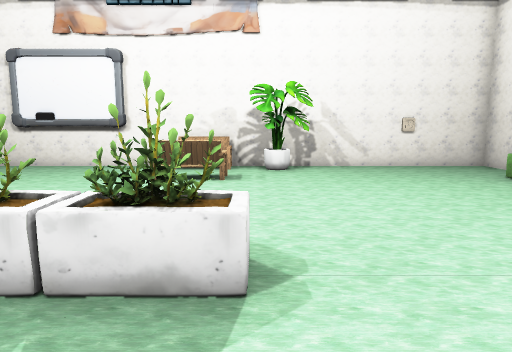
View 1 (above)

12 first-person views from a walk through a 3-D level made in the Godot game engine. The camera is 1.5 m above the floor, tilts 8° down and sees 70° across. The floor is counted in squares, 1 m on a side. Each view is taken from the middle of a square. On the plan, view 1 faces up. The plan holds only what a view shows up to about 16 squares ahead; the rest is blank. Some surface patterns are stand-ins.

View 2
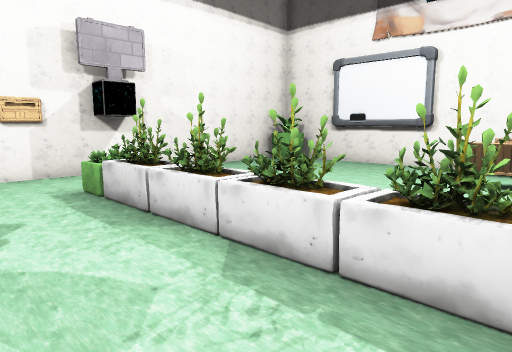

View 3
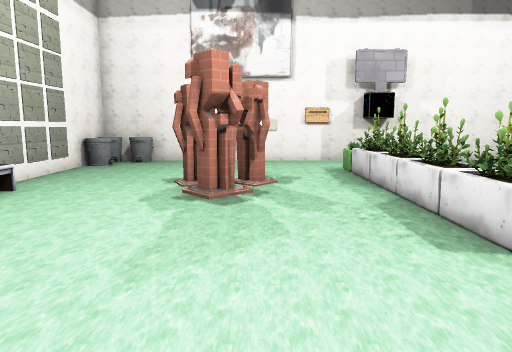

View 4
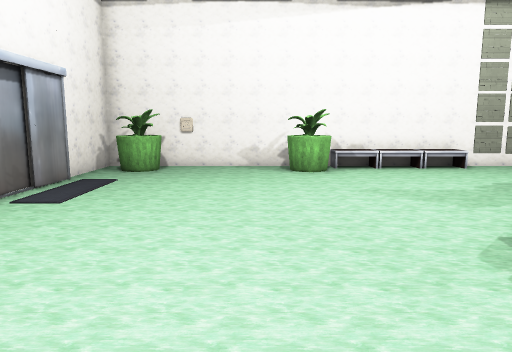

View 5
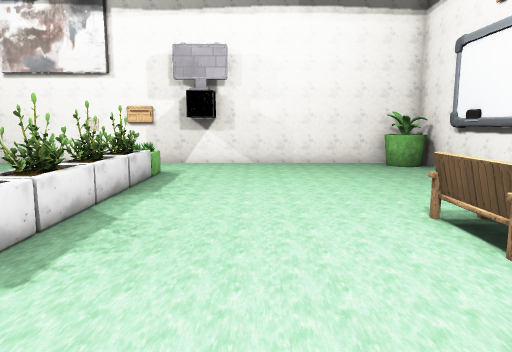

View 6
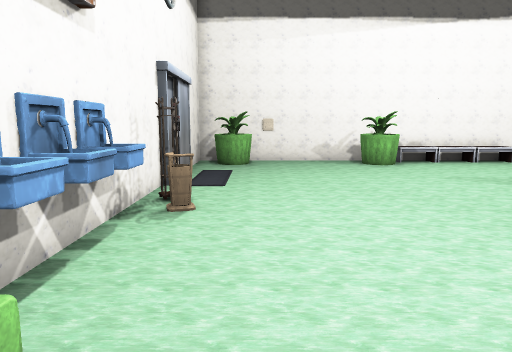

View 7
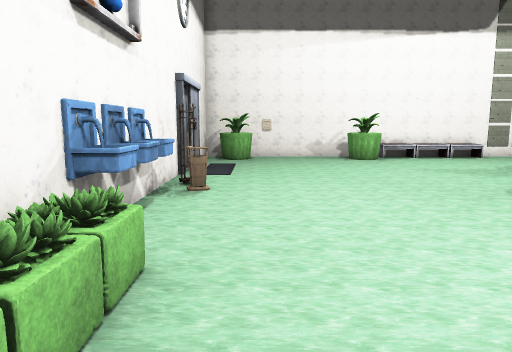

View 8
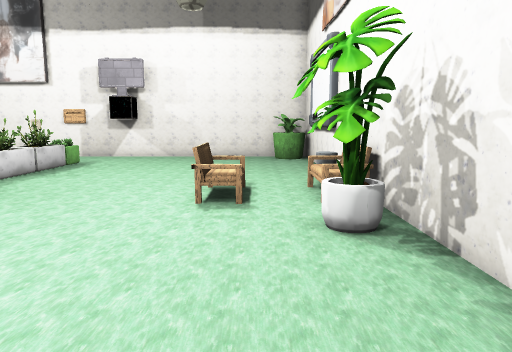

View 9
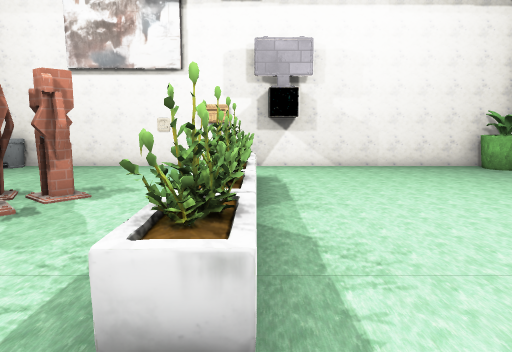

View 10
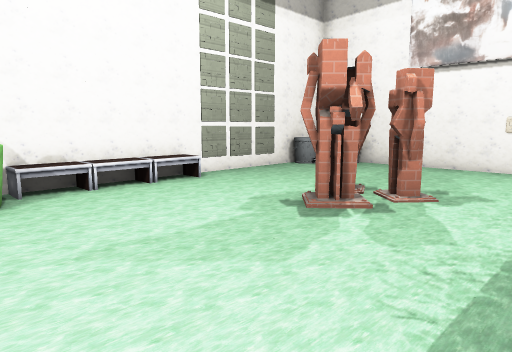

View 11
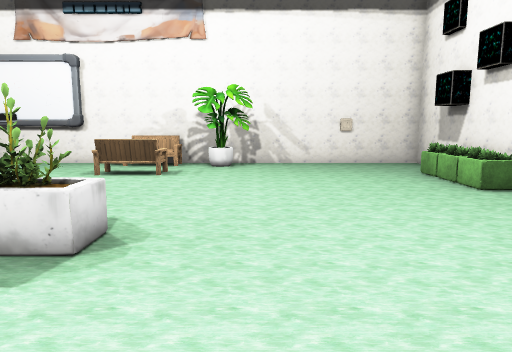

View 12
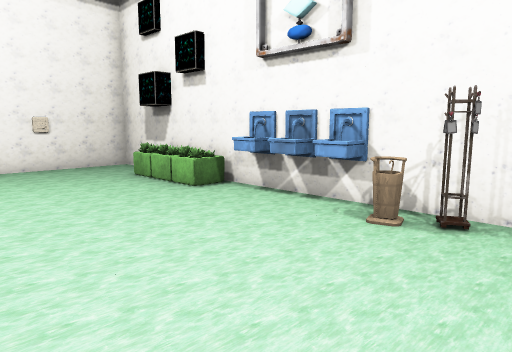

### Floor plan
Points are (right, up) in squares from view 1. A wall is a line through its corners. A room is listed if a view was taken in it or the views show most of it. See-through windows are left out.
Room 1 (views 1, 2, 3, 4, 5, 6, 7, 8, 9, 10, 11, 12)
walls: (-3.8, -0.5) (-3.5, -0.9) (-4.1, -1.4); (-4.2, -0.3) (-3.6, -1); (-3.7, -0.6) (-4.3, -1.1); (-4.9, 0.2) (-5.6, -0.6); (-5.1, 0.4) (-5, -0.1); (-5.1, 0.3) (-5, -0.1); (-5.2, 0.2) (-5.2, -0.3); (-5.4, 0.3) (-5, -0.1); (-3.9, -1) (-3.6, -1.2) (-3.6, -1.4); (-5.6, -0.7) (-5.3, -1.3); (-5.2, -1.5) (-5, -2); (-5, -1.7) (-5.6, -2); (-5.8, -1.4) (-5.3, -1.1); (0.7, 12) (0.3, 12.1); (-11.3, 1.4) (-11.3, -3.3); (1.2, 12.1) (0.4, 11.9); (1.1, 12.2) (0.8, 12); (1.1, 12.2) (1, 12); (0.9, 12.4) (0.6, 12.3); (1.7, 12.2) (1.4, 11.8); (1.5, -6.3) (8.4, -6.3) (8.4, -3.4); (0.9, 12.6) (0.7, 12) (0.2, 12); (0.6, 12.7) (0.6, 12.2); (1.9, 12.3) (1.3, 11.7); (-7.1, -6.1) (-5, -6.4); (-4.7, 13.1) (-8.7, 13.1); (-7.1, -6.5) (-5.1, -6.3); (8.4, 6.6) (8.4, 7.4); (-8.4, -6.1) (-6.3, -6.5); (-8.2, -6.4) (-6.3, -6.2); (-7, 13.2) (-8.3, 13); (-8.5, -6.4) (-4.4, -6.3); (8.4, -2.1) (8.4, 3.6); (8.2, -3) (8.2, -1.4); (-11.3, 11.2) (-11.3, 3.6); (8.4, 10.6) (8.4, 13.4) (-9.5, 13.4)
ways out: closed door at (8, -1.5)
objects: bin (-11, -6); bin (-11, -5) to (-11, -4); mailbox (-11, 2) to (-11, 3); pot (-11, 12) to (-10, 13); bin (-10, -6) to (-9, -6); pot (-8, 3) to (-8, 4); planter (-7, 3) to (-6, 4); planter (-5, 3) to (-5, 4); desk (-4, -6) to (-3, -6); planter (-4, 3) to (-3, 4); bench (-3, 10) to (-1, 10); bin (-3, 13); desk (-2, -6); planter (-2, 3) to (0, 4); desk (-1, -6) to (0, -6); bench (-1, 13); pot (1, -6) to (2, -5); pot (6, -6) to (7, -5); other object (7, 2); pot (7, 8) to (8, 8); pot (7, 9) to (8, 10); other object (8, 2); fountain (8, 4); fountain (8, 5); fountain (8, 6); pot (8, 9)

Where each view was taken, in squares from view 1:
view 1: 0 up, 0 right, facing up
view 2: 0 up, 0 right, facing up-left
view 3: 0 up, 4 right, facing left
view 4: 7 up, 3 right, facing down
view 5: 7 up, 3 right, facing left
view 6: 9 up, 6 right, facing down
view 7: 11 up, 6 right, facing down
view 8: 11 up, 6 right, facing left
view 9: 4 up, 2 right, facing left
view 10: 3 up, 2 right, facing down-left
view 11: 1 down, 2 right, facing up
view 12: 0 up, 2 right, facing up-right
